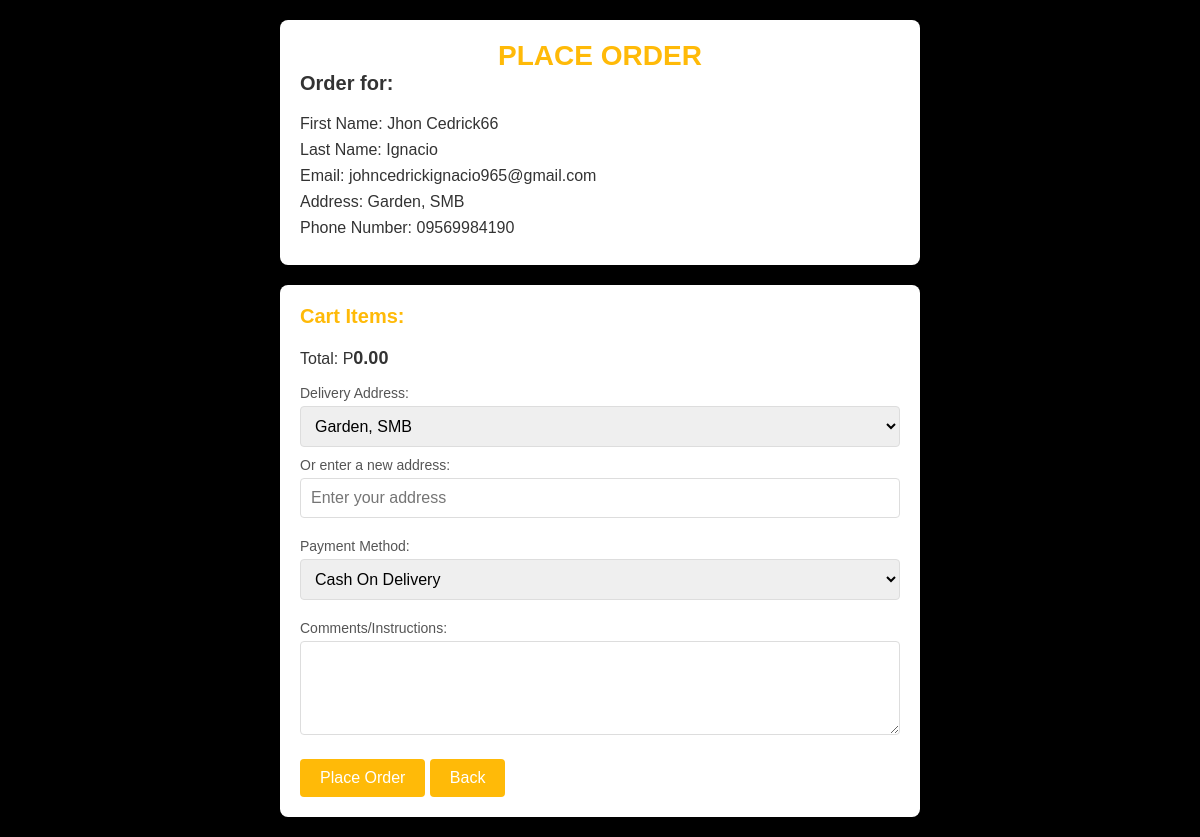
Screenshot of /order.php (signed in) with the database file from the repository.
### tables this page shows
CREATE TABLE `users` (
  `id` int(11) NOT NULL,
  `firstname` varchar(50) NOT NULL,
  `lastname` varchar(50) NOT NULL,
  `username` varchar(50) NOT NULL,
  `address` varchar(255) NOT NULL,
  `phoneNumber` varchar(20) NOT NULL,
  `email` varchar(100) NOT NULL,
  `password` varchar(255) NOT NULL,
  `created_at` timestamp NOT NULL DEFAULT current_timestamp(),
  `reset_token` varchar(255) DEFAULT NULL,
  `reset_token_expiry` datetime DEFAULT NULL,
  `recovery_phrase` varchar(255) DEFAULT NULL
);

### order.php (the view, shortened to what this page needs)
<?php
include 'db.php';
$user_id = $_SESSION['user_id'];
$sql = "SELECT firstname, lastname, email, address, phoneNumber FROM users WHERE id = ?";
$stmt = $conn->prepare($sql);
$stmt->bind_param("i", $user_id);
$stmt->execute();
$result = $stmt->get_result();
$user_details = $result->fetch_assoc();
$sql = "SELECT DISTINCT address FROM orders WHERE user_id = ?";
$stmt = $conn->prepare($sql);
$stmt->bind_param("i", $user_id);
$stmt->execute();
$result = $stmt->get_result();
$addresses = [];
while ($row = $result->fetch_assoc()) {
    $addresses[] = $row['address'];
}
?>
<!DOCTYPE html>
<html lang="en">
<head>
    <link rel="stylesheet" href="https://cdnjs.cloudflare.com/ajax/libs/font-awesome/6.0.0-beta3/css/all.min.css">
</head>
<body>
    <div id="user-info">
    <h1>PLACE ORDER</h1>
        <h3>Order for: </h3>
        <p>First Name: <?php echo htmlspecialchars($user_details['firstname']); ?></p>
        <p>Last Name: <?php echo htmlspecialchars($user_details['lastname']); ?></p>
        <p>Email: <?php echo htmlspecialchars($user_details['email']); ?></p>
        <p>Address: <?php echo htmlspecialchars($user_details['address']); ?></p>
        <p>Phone Number: <?php echo htmlspecialchars($user_details['phoneNumber']); ?></p>
    </div>
    <form id="orderForm" action="<?php echo htmlspecialchars($_SERVER["PHP_SELF"]); ?>" method="post">
        <div id="cart-container">
            <h3>Cart Items:</h3>
            <p>Total: P<span id="cart-total">0.00</span></p>
    <div class="form-group">
        <label for="address-select">Delivery Address:</label>
        <select id="address-select" name="address-select">
            <?php foreach ($addresses as $address): ?>
                <option value="<?php echo htmlspecialchars($address); ?>" <?php if ($address === $user_details['address']) echo 'selected'; ?>>
                    <?php echo htmlspecialchars($address); ?>
                </option>
            <?php endforeach; ?>
        </select>
        <div style="margin-top: 10px;">
            <label for="address-manual">Or enter a new address:</label>
            <input type="text" id="address-manual" name="address-manual" placeholder="Enter your address">
        </div>
    </div>
        <div class="form-group">
            <label for="paymentMethod">Payment Method:</label>
            <select id="paymentMethod" name="paymentMethod" required>
                <option value="Cash on Delivery">Cash On Delivery</option>
            </select>
        </div>
        <div class="form-group">
            <label for="comments">Comments/Instructions:</label>
            <textarea id="comments" name="comments" rows="4" cols="50"></textarea>
        </div>
            <button type="button" onclick="placeOrder()">Place Order</button>
            <button type="button" onclick="backButton()">Back</button>
        </div>
    </form>
</body>
</html>
</body>
</html>

### order.php (style rules this page uses)
body { background-color: black; font-family: Arial, sans-serif; margin: 0; padding: 0; color: #333; }
h1 { font-size: 28px; color: #ffba08; margin: 0; text-align: center; }
#user-info { background-color: #fff; border-radius: 8px; box-shadow: 0 2px 4px rgba(0, 0, 0, 0.1); max-width: 600px; margin: 20px auto; padding: 20px; }
#user-info h3 { margin-top: 0; font-size: 20px; color: #333; }
#user-info p { margin: 8px 0; font-size: 16px; }
#cart-container { background-color: #fff; border-radius: 8px; box-shadow: 0 2px 4px rgba(0, 0, 0, 0.1); max-width: 600px; margin: 20px auto; padding: 20px; }
#cart-container h3 { margin-top: 0; font-size: 20px; color: #ffba08; }
#cart-total { font-weight: bold; font-size: 18px; color: #333; }
.form-group { margin-bottom: 20px; }
.form-group label { display: block; margin-bottom: 5px; font-size: 14px; color: #555; }
.form-group select, .form-group input[type="text"], .form-group textarea { width: 100%; padding: 10px; border: 1px solid #ddd; border-radius: 4px; font-size: 16px; box-sizing: border-box; }
.form-group textarea { resize: vertical; }
button[type="submit"], button[type="button"] { background-color: #ffba08; color: #fff; padding: 10px 20px; border: none; border-radius: 4px; cursor: pointer; font-size: 16px; transition: background-color 0.3s ease; }

### rows the page displays
users: firstname "Jhon Cedrick66", lastname "Ignacio", email "johncedrickignacio965@gmail.com", address "Garden, SMB", phoneNumber "09569984190", address-select "Garden, SMB"
